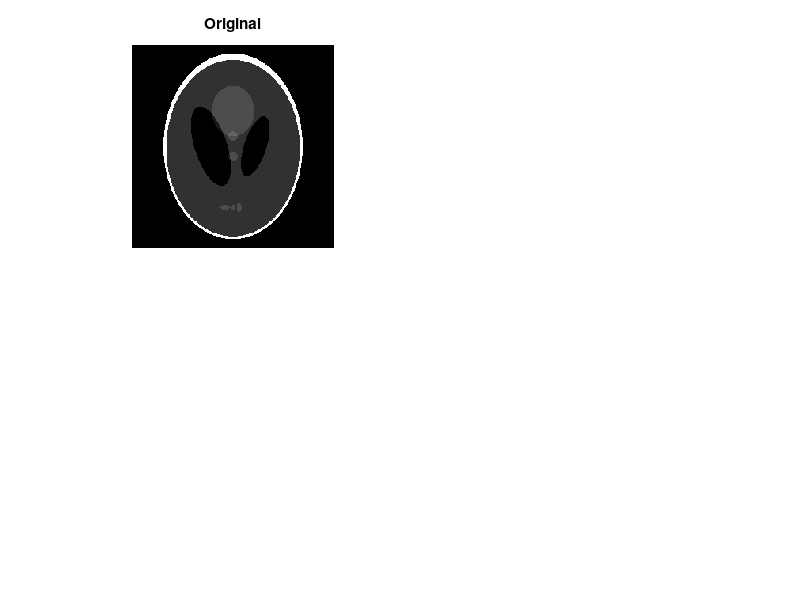

Reproduce this figure in MATLAB. (Note: this script raises an error after producing the figure.)
function demo_2d(imgsize)

% Tests on 2D data: phantom images
% Requires Image Processing Toolbox

if nargin == 0; imgsize = 256; end

xsize = [imgsize imgsize];
n = prod(xsize);
m = floor(.66*n);

% generate xs
Img = phantom(imgsize);
size(Img)
xs = Img(:);
size(xs)
k = sum(xs ~= 0);
fprintf('\nSize [n,m,k] = [%i,%i,%i]\n',n,m,k);

% noise and picks
sigma = 0.00;
noise = sigma*randn(m,1);
p = randperm(n);
picks = sort(p(1:m)); picks(1) = 1;
perm = randperm(n);

% set options
digit = 3; 
opts.tol = 2*10^(-digit);
Mtype = {' pdct','pdwht',' pdft'};

%opts.nonorth = 1;
for j = 1:2
    
    figure(j)
    opts.rho = (j-1)*1e-5;
    subplot(221); set(gca,'fontsize',16);
    imshow(reshape(xs,xsize),[]); title('Original');
    
    t0 = cputime;
    for k = 1:3
        op_handle = ['@' Mtype{k} '_operator'];
        A = feval(eval(op_handle),picks,perm);
        b = A.times(xs) + noise;
        [x,Out] = yall1(A, b, opts);
        x = real(x); rerr = norm(x-xs)/norm(xs);
        Mat = upper(Mtype{k});
        fprintf([Mat ': iter %3i  Rel_err = %6.2e\n'],...
            Out.iter,rerr);
        subplot(221+k); set(gca,'fontsize',16);
        imshow(reshape(x,xsize),[]); title(Mat);
    end
    fprintf('  rho = %4.1e,  CPU %6.2f sec.\n\n',...
        opts.rho,cputime-t0);
    
end
